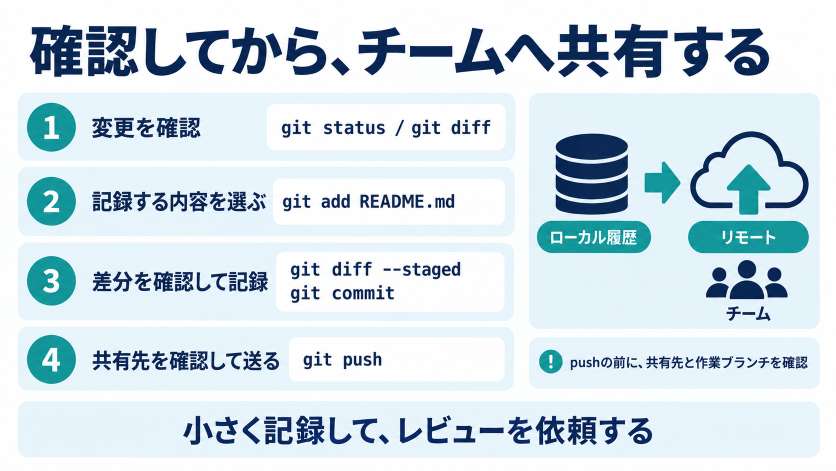
#> input picture skill-forks/codex-image-ppt-ja/example/source/imagegen-repair/slide-03-before.png, 1672 x 941 px (shown at 1/2 size)
$ python build_warning_detail.py
#> lines starting #> are read from the running program, lines starting #| are printed output that depends on the picture
"""Mechanical QA crops only; do not alter the slide or invent content."""
from pathlib import Path
import hashlib,json
from PIL import Image
C=Path(__file__).resolve().parents[1]
def sha(p):return hashlib.sha256(p.read_bytes()).hexdigest()
def main():
    rows=[]
    for label,path in [('before','source/imagegen-repair/slide-03-before.png'),('after','render/slide-03.png')]:
        p=C/path;im=Image.open(p).convert('RGB');original_size=list(im.size)
#> in main, im is the input picture: PIL image 1672x941 RGB; mean R, G, B 209.2, 223.7, 231.6
#> after `original_size = list(im.size)`: original_size = [1672, 941]
        if im.size!=(1600,900):im=im.resize((1600,900),Image.Resampling.LANCZOS)
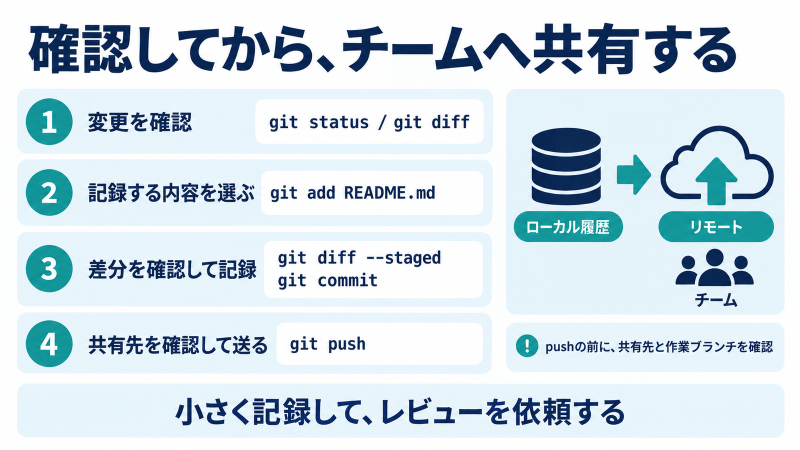
#> im: PIL image 1600x900 RGB (shown at 1/2 size); mean R, G, B 209.2, 223.6, 231.6
        box=(1000,635,1580,755) if label=='before' else (1000,585,1580,755)
        out=C/f'source/imagegen-repair/warning-detail-{label}.png';im.crop(box).save(out)
#> after `out = C / f'source/imagegen-repair/warning-detail-{label}.png'`:
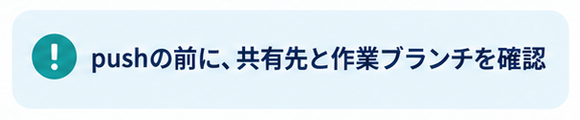
#> saved as warning-detail-before.png: PIL image 580x120 RGB; mean R, G, B 219.4, 232.8, 240.3
        rows.append({'label':label,'source':path,'source_sha256':sha(p),'source_size':original_size,'normalized_size':[1600,900],'crop_box':list(box),'out':out.relative_to(C).as_posix(),'out_sha256':sha(out)})
    (C/'source/imagegen-repair/warning-detail.json').write_text(json.dumps({'purpose':'Readable detail for QA comparison; before crop and current actual PowerPoint after crop.','method':'Whole-page mechanical size normalization where needed, then crop each actual warning panel at recorded coordinates. Keep different panel heights; no text/shape repainting.','slide_artifact_changed':False,'rows':rows},ensure_ascii=False,indent=2)+'\n',encoding='utf-8')
if __name__=='__main__':main()
